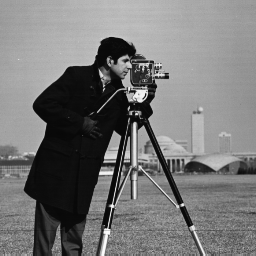
%> input picture Lab4/Cameraman.tif, 256 x 256 px
$ octave --eval "result = Exercise1('Cameraman.tif');"   (GNU Octave 9; MATLAB toolbox functions it lacks are replaced by stand-ins)
%> lines starting %> are read from the running program, lines starting %| are printed output that depends on the picture; in (x1, y1, x2, y2) boxes, pixels count from 0 and x2, y2 are one past the last pixel; in counts of white or black regions, pixels touching at a corner belong together; the program's own positions count from 1
function [tresholdedImg] = Exercise1(filename)
%> called with filename = 'Cameraman.tif'
    % Read the image
    img = imread(filename);
%> img is the input picture: size 256x256 uint8; min 7, max 253, mean 118.7
    % Create edgemap
    map = edge(img,'canny');
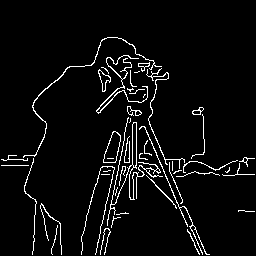
%> map: size 256x256 logical; 4.7% white in thin lines or dots, all inside (x1, y1, x2, y2) = (1, 37, 255, 255)
    tresholdedImg = thresholdIm(map);
    localmaxima(map, 5);
    %plotHough(map);
end

function [] = plotHough(image)
    [H,T,R] = hough(image);
    imshow(H,[],'XData',T,'YData',R,'InitialMagnification','fit');
    xlabel('\theta'), ylabel('\rho');
    axis on, axis normal;
end

function [tresholdedImg] = thresholdIm(image)
    % Calculate Hough transform
    [H,theta,rho] = hough(image);
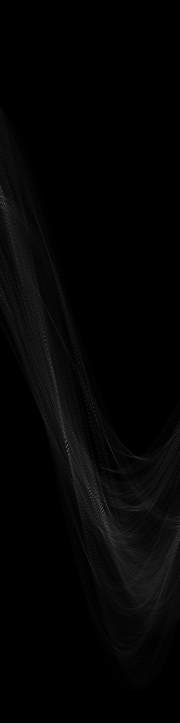
%> H: size 723x180 double; min 0, max 107, mean 4.3
%> theta = 180 values from -90 to 89; rho = 723 values from -361 to 361
    % Plot the image with labeld axis
    imshow(H,[],'XData',theta,'YData',rho,'InitialMagnification','fit');
    xlabel('\theta'), ylabel('\rho');
    axis on, axis normal;
    % Calculate the size
    [M,N] = size(H);
%> M = 723; N = 180
    % Calculate the peaks with threshold
    peaks = houghpeaks(H,M*N, 'Threshold', 0.999*max(H(:)))
%> peaks = [446 68]
    tresholdedImg = zeros(M,N);
    % Create new thresholded image
    tresholdedImg(peaks(:,1), peaks(:,2)) = H(peaks(:,1), peaks(:,2));
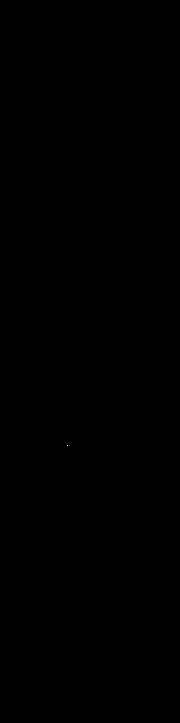
%> tresholdedImg: size 723x180 double; values 0 (black) and 107 (white), 0% white in thin lines or dots, all inside (x1, y1, x2, y2) = (67, 445, 68, 446)
end

function [] = localmaxima(image, numpeaks)
%> called with numpeaks = 5
    [H,T,R] = hough(image);
%> T = 180 values from -90 to 89; R = 723 values from -361 to 361
    P = houghpeaks(H, numpeaks);
%> P = [446 68; 508 103; 341 46; 498 91; 204 5]
%> `result = Exercise1('Cameraman.tif');`:
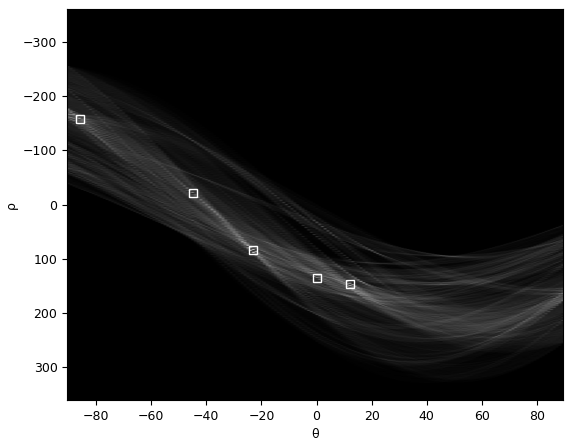
%> figure redrawn from the program's plot data
    imshow(H,[],'XData',T,'YData',R,'InitialMagnification','fit');
    xlabel('\theta'), ylabel('\rho');
    axis on, axis normal, hold on;
    plot(T(P(:,2)),R(P(:,1)),'s','color','white');
end
